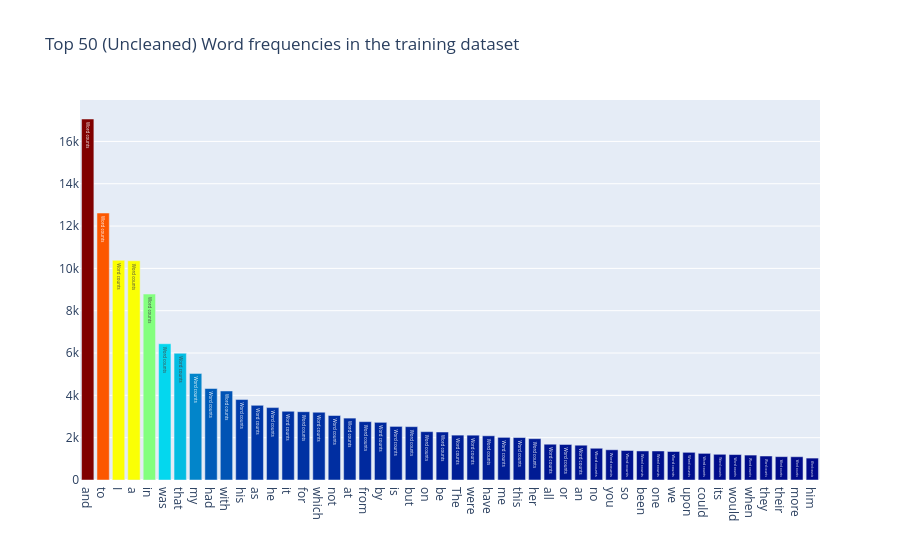

Here is the notebook cell this chart was saved with:
### Code cell
all_words = train['text'].str.split(expand=True).unstack().value_counts()
data = [go.Bar(
            x = all_words.index.values[2:50],
            y = all_words.values[2:50],
            marker=dict(colorscale='Jet',
                       color=all_words.values[2:100]),
            text='Word counts'
)]

layout = go.Layout(
    title='Top 50 (Uncleaned) Word frequencies in the training dataset'
)

fig = go.Figure(data=data, layout=layout)

py.iplot(fig, filename='basic-bar')

### Figure 1 — Plotly figure (JSON) as saved in the notebook; plotly's stock layout.template omitted (floating-point values rounded to 4 significant figures)
{"data": [{"marker": {"color": [17059, 12615, 10382, 10359, 8787, 6440, 5988, 5037, 4324, 4207, 3802, 3528, 3422, 3247, 3227, 3203, 3048, 2925, 2758, 2725, 2533, 2521, 2285, 2268, 2121, 2118, 2089, 2015, 2007, 1953, 1691, 1679, 1644, 1500, 1428, 1395, 1373, 1372, 1347, 1308, 1259, 1215, 1202, 1178, 1134, 1104, 1100, 1036, 992, 957, 954, 929, 925, 924, 915, 901, 880, 873, 863, 861, 829, 823, 814, 751, 713, 707, 701, 648, 645, 645, 638, 624, 623, 600, 595, 592, 576, 575, 574, 565, 550, 545, 539, 534, 532, 531, 527, 527, 526, 503, 502, 497, 493, 493, 491, 488, 486, 482], "colorscale": [[0, "rgb(0,0,131)"], [0.2, "rgb(0,60,170)"], [0.4, "rgb(5,255,255)"], [0.6, "rgb(255,255,0)"], [0.8, "rgb(250,0,0)"], [1, "rgb(128,0,0)"]]}, "text": "Word counts", "type": "bar", "x": ["and", "to", "I", "a", "in", "was", "that", "my", "had", "with", "his", "as", "he", "it", "for", "which", "not", "at", "from", "by", "is", "but", "on", "be", "The", "were", "have", "me", "this", "her", "all", "or", "an", "no", "you", "so", "been", "one", "we", "upon", "could", "its", "would", "when", "they", "their", "more", "him"], "y": [17059, 12615, 10382, 10359, 8787, 6440, 5988, 5037, 4324, 4207, 3802, 3528, 3422, 3247, 3227, 3203, 3048, 2925, 2758, 2725, 2533, 2521, 2285, 2268, 2121, 2118, 2089, 2015, 2007, 1953, 1691, 1679, 1644, 1500, 1428, 1395, 1373, 1372, 1347, 1308, 1259, 1215, 1202, 1178, 1134, 1104, 1100, 1036]}], "layout": {"title": {"text": "Top 50 (Uncleaned) Word frequencies in the training dataset"}}}
